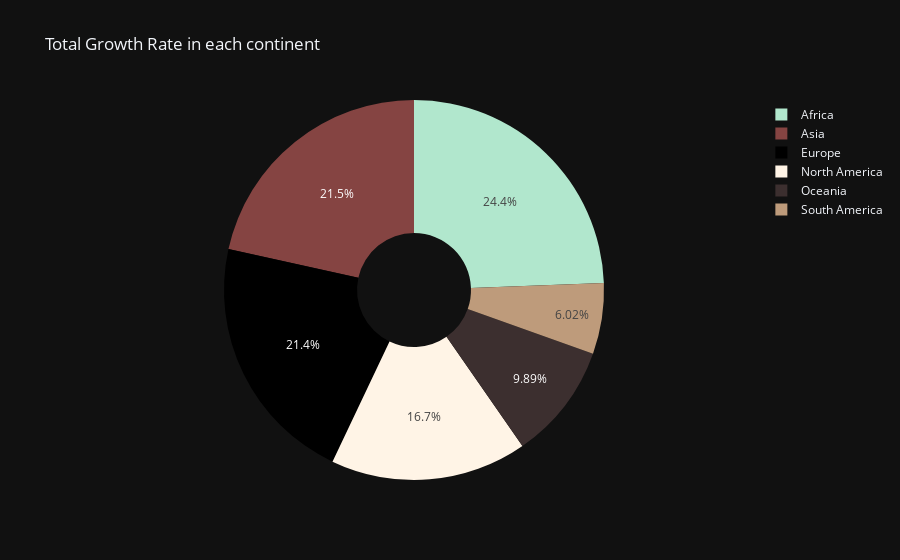

The notebook cell this image was saved under:
### Code cell
fig = px.pie(d, names= d.index, values='Growth Rate',
             title='Total Growth Rate in each continent',
             color_discrete_sequence = colors,
             hole=0.3,
             template='plotly_dark')

fig.show()

### Figure 1 — Plotly figure (JSON) as saved in the notebook; plotly's stock layout.template omitted (floating-point values rounded to 4 significant figures)
{"data": [{"domain": {"x": [0, 1], "y": [0, 1]}, "hole": 0.3, "hovertemplate": "Continent=%{label}<br>Growth Rate=%{value}<extra></extra>", "labels": ["Africa", "Asia", "Europe", "North America", "Oceania", "South America"], "legendgroup": "", "name": "", "showlegend": true, "type": "pie", "values": [57.19, 50.47, 50.11, 39.17, 23.17, 14.11]}], "layout": {"autosize": true, "legend": {"tracegroupgap": 0}, "piecolorway": ["#b1e7cd", "#854442", "#000000", "#fff4e6", "#3c2f2f", "#be9b7b ", "#512E5F", "#45B39D", "#AAB7B8 ", "#20B2AA", "#FF69B4", "#00CED1", "#FF7F50", "#7FFF00", "#DA70D6"], "title": {"text": "Total Growth Rate in each continent"}}}
